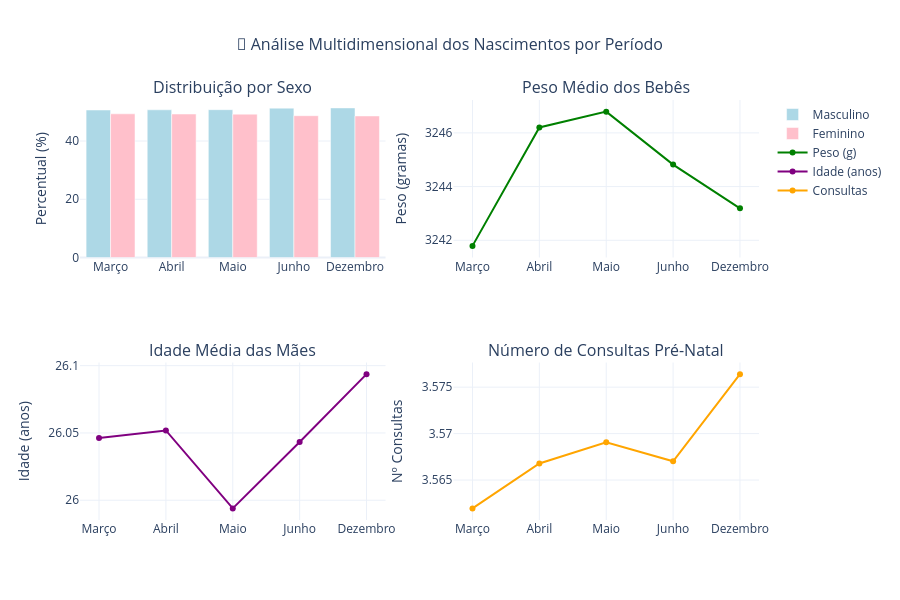

Write notebook code for a chart like this one.
### Markdown cell above
## 5. Análise de Características dos Nascimentos

### Code cell
# Gráfico 2: Distribuição por sexo ao longo dos meses
fig = make_subplots(
    rows=2, cols=2,
    subplot_titles=('Distribuição por Sexo', 'Peso Médio dos Bebês',
                   'Idade Média das Mães', 'Número de Consultas Pré-Natal'),
    specs=[[{"secondary_y": False}, {"secondary_y": False}],
           [{"secondary_y": False}, {"secondary_y": False}]]
)

# Preparar dados para os gráficos
dados_graficos = {
    'meses': [],
    'masculino_pct': [],
    'feminino_pct': [],
    'peso_medio': [],
    'idade_mae_media': [],
    'consultas_media': []
}

for mes in meses_ordem:
    if mes in dados_meses:
        df = dados_meses[mes]
        dados_graficos['meses'].append(meses_nomes[mes])

        # Distribuição por sexo
        if 'SEXO' in df.columns:
            sexo_dist = df['SEXO'].value_counts(normalize=True) * 100
            dados_graficos['masculino_pct'].append(sexo_dist.get('Masculino', 0))
            dados_graficos['feminino_pct'].append(sexo_dist.get('Feminino', 0))
        else:
            dados_graficos['masculino_pct'].append(0)
            dados_graficos['feminino_pct'].append(0)

        # Peso médio
        dados_graficos['peso_medio'].append(df['PESO'].mean() if 'PESO' in df.columns else 0)

        # Idade média das mães
        dados_graficos['idade_mae_media'].append(df['IDADEMAE'].mean() if 'IDADEMAE' in df.columns else 0)

        # Consultas médias
        dados_graficos['consultas_media'].append(df['CONSULTAS'].mean() if 'CONSULTAS' in df.columns else 0)

# Gráfico de barras - Distribuição por sexo
fig.add_trace(
    go.Bar(x=dados_graficos['meses'], y=dados_graficos['masculino_pct'],
           name='Masculino', marker_color='lightblue'),
    row=1, col=1
)
fig.add_trace(
    go.Bar(x=dados_graficos['meses'], y=dados_graficos['feminino_pct'],
           name='Feminino', marker_color='pink'),
    row=1, col=1
)

# Linha - Peso médio
fig.add_trace(
    go.Scatter(x=dados_graficos['meses'], y=dados_graficos['peso_medio'],
               mode='lines+markers', name='Peso (g)', line=dict(color='green')),
    row=1, col=2
)

# Linha - Idade média das mães
fig.add_trace(
    go.Scatter(x=dados_graficos['meses'], y=dados_graficos['idade_mae_media'],
               mode='lines+markers', name='Idade (anos)', line=dict(color='purple')),
    row=2, col=1
)

# Linha - Consultas médias
fig.add_trace(
    go.Scatter(x=dados_graficos['meses'], y=dados_graficos['consultas_media'],
               mode='lines+markers', name='Consultas', line=dict(color='orange')),
    row=2, col=2
)

fig.update_layout(
    title={
        'text': '👶 Análise Multidimensional dos Nascimentos por Período',
        'x': 0.5,
        'font': {'size': 16}
    },
    height=600,
    showlegend=True,
    template='plotly_white'
)

# Atualizar eixos
fig.update_yaxes(title_text="Percentual (%)", row=1, col=1)
fig.update_yaxes(title_text="Peso (gramas)", row=1, col=2)
fig.update_yaxes(title_text="Idade (anos)", row=2, col=1)
fig.update_yaxes(title_text="Nº Consultas", row=2, col=2)

fig.show()

### Figure 1 — Plotly figure (JSON) as saved in the notebook; plotly's stock layout.template omitted (floating-point values rounded to 4 significant figures)
{"data": [{"marker": {"color": "lightblue"}, "name": "Masculino", "x": ["Março", "Abril", "Maio", "Junho", "Dezembro"], "y": [50.66, 50.72, 50.76, 51.3, 51.38], "type": "bar", "xaxis": "x", "yaxis": "y"}, {"marker": {"color": "pink"}, "name": "Feminino", "x": ["Março", "Abril", "Maio", "Junho", "Dezembro"], "y": [49.34, 49.28, 49.24, 48.7, 48.62], "type": "bar", "xaxis": "x", "yaxis": "y"}, {"line": {"color": "green"}, "mode": "lines+markers", "name": "Peso (g)", "x": ["Março", "Abril", "Maio", "Junho", "Dezembro"], "y": [3242.0, 3246.0, 3247.0, 3245.0, 3243.0], "type": "scatter", "xaxis": "x2", "yaxis": "y2"}, {"line": {"color": "purple"}, "mode": "lines+markers", "name": "Idade (anos)", "x": ["Março", "Abril", "Maio", "Junho", "Dezembro"], "y": [26.05, 26.05, 25.99, 26.04, 26.09], "type": "scatter", "xaxis": "x3", "yaxis": "y3"}, {"line": {"color": "orange"}, "mode": "lines+markers", "name": "Consultas", "x": ["Março", "Abril", "Maio", "Junho", "Dezembro"], "y": [3.562, 3.567, 3.569, 3.567, 3.576], "type": "scatter", "xaxis": "x4", "yaxis": "y4"}], "layout": {"xaxis": {"anchor": "y", "domain": [0, 0.45]}, "yaxis": {"anchor": "x", "domain": [0.625, 1], "title": {"text": "Percentual (%)"}}, "xaxis2": {"anchor": "y2", "domain": [0.55, 1]}, "yaxis2": {"anchor": "x2", "domain": [0.625, 1], "title": {"text": "Peso (gramas)"}}, "xaxis3": {"anchor": "y3", "domain": [0, 0.45]}, "yaxis3": {"anchor": "x3", "domain": [0, 0.375], "title": {"text": "Idade (anos)"}}, "xaxis4": {"anchor": "y4", "domain": [0.55, 1]}, "yaxis4": {"anchor": "x4", "domain": [0, 0.375], "title": {"text": "Nº Consultas"}}, "annotations": [{"font": {"size": 16}, "showarrow": false, "text": "Distribuição por Sexo", "x": 0.225, "xanchor": "center", "xref": "paper", "y": 1, "yanchor": "bottom", "yref": "paper"}, {"font": {"size": 16}, "showarrow": false, "text": "Peso Médio dos Bebês", "x": 0.775, "xanchor": "center", "xref": "paper", "y": 1, "yanchor": "bottom", "yref": "paper"}, {"font": {"size": 16}, "showarrow": false, "text": "Idade Média das Mães", "x": 0.225, "xanchor": "center", "xref": "paper", "y": 0.375, "yanchor": "bottom", "yref": "paper"}, {"font": {"size": 16}, "showarrow": false, "text": "Número de Consultas Pré-Natal", "x": 0.775, "xanchor": "center", "xref": "paper", "y": 0.375, "yanchor": "bottom", "yref": "paper"}], "title": {"font": {"size": 16}, "text": "👶 Análise Multidimensional dos Nascimentos por Período", "x": 0.5}, "height": 600, "showlegend": true}}
